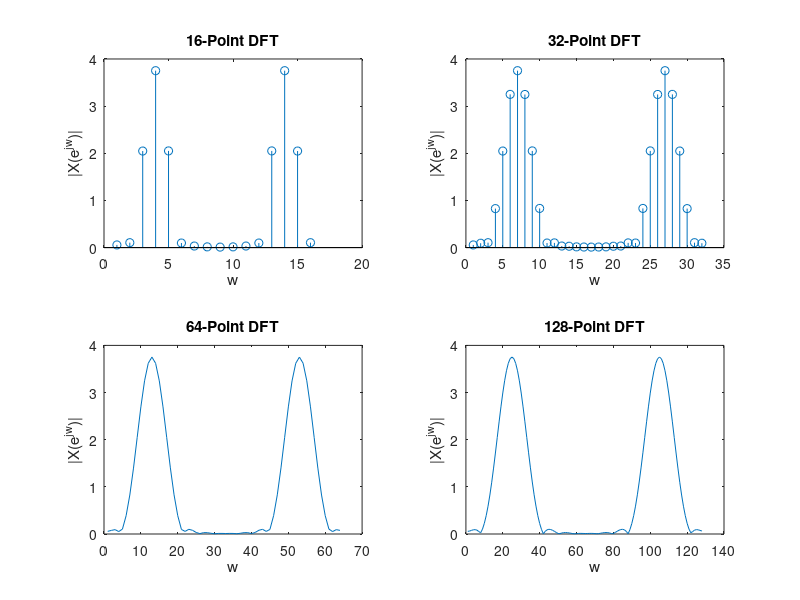

Source code (MATLAB): (Note: this script raises an error after producing the figure.)
f0 = 12;
fs = 64;

L = 16;
n = 0:1:L-1;
y = hann(L);
w = transpose(y);
p = cos((2*pi*f0*n)/fs);

x = p.*w;

m = 1;
N = m*L;

X = fft(x, N);

figure()
subplot(2, 2, 1)
stem(abs(X))
title('16-Point DFT')
ylabel('|X(e^j^w)|')
xlabel('w')

%------------

m = 2;
N = m*L;

X = fft(x, N);

subplot(2, 2, 2)
stem(abs(X))
title('32-Point DFT')
ylabel('|X(e^j^w)|')
xlabel('w')

%------------

m = 4;
N = m*L;

X = fft(x, N);

subplot(2, 2, 3)
plot(abs(X))
title('64-Point DFT')
ylabel('|X(e^j^w)|')
xlabel('w')

%-------------

m = 8;
N = m*L;

X = fft(x, N);

subplot(2, 2, 4)
plot(abs(X))
title('128-Point DFT')
ylabel('|X(e^j^w)|')
xlabel('w')

sgtitle('DFT of x[n] = cos((2pif0n)/fs)')